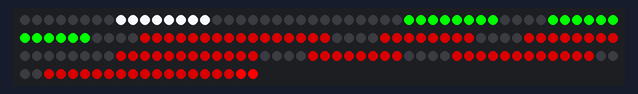
A sketch run on a simulated Arduino Uno, built with avr-gcc and run on an emulated ATmega328P. On the bench: 170 RGB LEDs in strip order, left to right, continuing on the next row. No radio packets arrive unless stated.

Above: at 2.2 s.

The sketch:

Receive_Small.ino
```cpp
/*
* Gestion Small afficheur Glider Score - Reception
*    Panneau de Led en ruban type WS2812 rgb
*       version 1.21 mai 2018
*
* Olivier Segouin - Arduino 1.6.12
*
* Library: SPI, RF24,
*
* Programme reception et gestion afficheur
* Gestion de m'affichage en led WS2812 ruban
* 1.2 non affichage du 0 des dizaines de minutes
* 1.21 modification du chiffre 9, rajout de la barre du bas
* 1.21 modification de l'init avec affichage de tous les segments sur 8 pour verification
*/
#include <SPI.h>
#include <nRF24L01.h>
#include <RF24.h>
#include <Wire.h>
#include <FastLED.h>

#define NUM_LEDS 170  //6*7*4 +2  Number of LED controles (remember I have 4 leds / controler
#define LED_TYPE    WS2812
#define LED_PIN 5 // Data pin for led comunication


// Variables and constants
RF24 radio(7, 8); // CE, CSN
const byte address[6] = "00001";
String manche = "0";
String groupe = "0";
String chronoS = "0000";
char chrono[32]="";


CRGB leds[NUM_LEDS]; // Define LEDs strip
// 10 digit :0...10, each digit is composed of 7 segments of 4 leds - Gestion digit 11 pour effacement du 0
byte digits[11][28] = {
  {
   1, 1, 1, 1, 1, 1, 1, 1, 1, 1, 1, 1, 1, 1, 1, 1, 1, 1, 1, 1, 1, 1, 1, 1, 0, 0, 0, 0
  }
  , // Digit 0
  {
    0, 0, 0, 0, 0, 0, 0, 0, 1, 1, 1, 1, 1, 1, 1, 1, 0, 0, 0, 0, 0, 0, 0, 0, 0, 0, 0, 0
  }
  , // Digit 1

  {
    0, 0, 0, 0, 1, 1, 1, 1, 1, 1, 1, 1, 0, 0, 0, 0, 1, 1, 1, 1, 1, 1, 1, 1, 1, 1, 1, 1
  }
  , // Digit 2

  {
    0, 0, 0, 0, 1, 1, 1, 1, 1, 1, 1, 1, 1, 1, 1, 1, 1, 1, 1, 1, 0, 0, 0, 0, 1, 1, 1, 1
  }
  , // Digit 3

  {
    1, 1, 1, 1, 0, 0, 0, 0, 1, 1, 1, 1, 1, 1, 1, 1, 0, 0, 0, 0, 0, 0, 0, 0, 1, 1, 1, 1
  }
  , // Digit 4

  {
   1, 1, 1, 1, 1, 1, 1, 1, 0, 0, 0, 0, 1, 1, 1, 1, 1, 1, 1, 1, 0, 0, 0, 0, 1, 1, 1, 1
  }
  , // Digit 5

  {
    1, 1, 1, 1, 1, 1, 1, 1, 0, 0, 0, 0, 1, 1, 1, 1, 1, 1, 1, 1, 1, 1, 1, 1, 1, 1, 1, 1
  }
  , // Digit 6

  {
    0, 0, 0, 0, 1, 1, 1, 1, 1, 1, 1, 1, 1, 1, 1, 1, 0, 0, 0, 0, 0, 0, 0, 0, 0, 0, 0, 0
  }
  , // Digit 7

  {
    1, 1, 1, 1, 1, 1, 1, 1, 1, 1, 1, 1, 1, 1, 1, 1, 1, 1, 1, 1, 1, 1, 1, 1, 1, 1, 1, 1
  }
  , // Digit 8

  {
    1, 1, 1, 1, 1, 1, 1, 1, 1, 1, 1, 1, 1, 1, 1, 1, 1, 1, 1, 1, 0, 0, 0, 0, 1, 1, 1, 1
  }
  , // Digit 9
   {
  0, 0, 0, 0, 0, 0, 0, 0, 0, 0, 0, 0, 0, 0, 0, 0, 0, 0, 0, 0, 0, 0, 0, 0, 0, 0, 0, 0
  }
}; // Digit 10 special non affichage 0  | 2D Array for numbers on 7 segment

bool Dot = true; //Dot state
long ledColor = CRGB::Red;
long ledColorR = CRGB::DarkRed;
long ledColorW = CRGB::GhostWhite;
long ledColorB = CRGB::DarkSlateBlue;
long ledColorG = CRGB::DarkSlateGray;
long ledColorL = CRGB::Lime;
long ledColorV = CRGB::DarkViolet;

void showProgramShiftSinglePixel(CRGB crgb, long delayTime) {
  for (int i = 0; i < NUM_LEDS; ++i) {
    leds[i] = crgb;
    FastLED.show();
    delay(delayTime);
    leds[i] = CRGB::Black;
  }
}

void setup() {
  Serial.begin(9600);

  FastLED.addLeds<WS2812B, LED_PIN, GRB>(leds, NUM_LEDS);
  FastLED.setBrightness(255);

  radio.begin();
  radio.openReadingPipe(0, address);
  radio.setChannel(1);// 108 2.508 Ghz
  radio.setPALevel(RF24_PA_MAX);
  radio.setDataRate(RF24_1MBPS);
  //radio.setDataRate(RF24_250KBPS);
  radio.setAutoAck(1);                     // Ensure autoACK is enabled
  radio.setRetries(2,15);                  // Optionally, increase the delay between retries & # of retries
  radio.setCRCLength(RF24_CRC_8);          // Use 8-bit CRC for performance
  radio.openReadingPipe(0, address);
  radio.startListening();
  // Init Afficheur afin de verifier son fonctionnement au demarrage
  showProgramShiftSinglePixel(CRGB::Maroon, 5); // show "shift single pixel program" with maroon pixel
  delay(100);
  // init avec allumage des segments en Full 8
  manche = "1";
  groupe = "2";
  chronoS = "3456";
  TimeToArray(); // Get leds array with required configuration
  FastLED.show(); // Display leds array

}


void BrightnessCheck() {
      FastLED.setBrightness( 255);
}

// Convertion valeur vers afficheurs les 2812
void TimeToArray() {
  long manchel = manche.toInt(); // convertion chaine en long pour affichage
  long groupel = groupe.toInt(); // convertion chaine en long pour affichage
  long chronol = chronoS.toInt(); // convertion chaine en long pour affichage
  long Now =  (manchel * 100000 + groupel * 10000 + chronol) ;

  int cursor = 86;
  //Serial.print("Valeur est: ");
  //Serial.println(chronoS+" : " + Now);
  if (Dot) {
    leds[168] = ledColor;
    leds[169] = ledColor;
   }
   else {
   leds[168] = 0x000000;
   leds[169] = 0x000000;
   };

   for (int i = 1; i <= 6; i++) {

    long digit = Now % 10; // get last digit in time
    if (i == 1) {
      cursor = 140;
       for (int k = 0; k <= 27; k++) {
         if (digits[digit][k] == 1) {
         leds[cursor] = ledColorR;
        }
        else if (digits[digit][k] == 0) {
          leds[cursor] = 0x000000;
        };
        cursor ++;
      }; // fin for
     }// fin if

    else if (i == 2) {
      cursor = 112;
      for (int k = 0; k <= 27; k++) {
        if (digits[digit][k] == 1) {
          leds[cursor] = ledColorR;
        }
        else if (digits[digit][k] == 0) {
          leds[cursor] = 0x000000;
        };
        cursor ++;
      };
   }
    else if (i == 3) {
      cursor = 84;
      for (int k = 0; k <= 27; k++) {
        if (digits[digit][k] == 1) {
          leds[cursor] = ledColorR;
        }
        else if (digits[digit][k] == 0) {
          leds[cursor] = 0x000000;
        };
        cursor ++;
      };
    }
    else if (i == 4) {  // traitement particulier, on n'affiche pas le zero
      cursor = 56;
      if (digit == 0) {
        digit = 10; // on affiche pas le 0
      }
      for (int k = 0; k <= 27; k++) {
        if (digits[digit][k] == 1) {
           leds[cursor] = ledColorR;
        }
        else if (digits[digit][k] == 0) {
          leds[cursor] = 0x000000;
         };
        cursor ++;
      };
    }
    else if (i == 5) {
      cursor = 28;
      for (int k = 0; k <= 27; k++) {
        if (digits[digit][k] == 1) {
          leds[cursor] = ledColorL;  // LedColorL
        }
        else if (digits[digit][k] == 0) {
          leds[cursor] = 0x000000;
        };
        cursor ++;
      };
     }
      else if (i == 6) {
      cursor = 0;
     for (int k = 0; k <= 27; k++) {
        if (digits[digit][k] == 1) {
          leds[cursor] = ledColorW ;   //LedColorW
        }
        else if (digits[digit][k] == 0) {
          leds[cursor] = 0x000000;
        };
        cursor ++;
      };

  };
    Now = Now / 10;
};
};


void loop() {
  if (radio.available()) {
    char text[32] = "";
    radio.read(&text, sizeof(text));

    if (text[1]=='F')
      {
        manche = text[2];
        groupe = text[4];
        //Serial.println ("Manche "+manche+ "Groupe "+groupe);
      }
      //display.println("Manche :"+manche+"   Groupe :"+groupe);
      if (text[0]=='A')
      {
      //display.print(&text[1]); // on enleve le A
        chronoS = &text[1];
      }
      else
      {
      //display.print(text);
      }
      BrightnessCheck(); // Check brightness
      TimeToArray(); // Get leds array with required configuration
      FastLED.show(); // Display leds array
      delay(100);
      Dot = not Dot ; // Clignotement des 2 points

    //Serial.println(text);
  }
}
```
